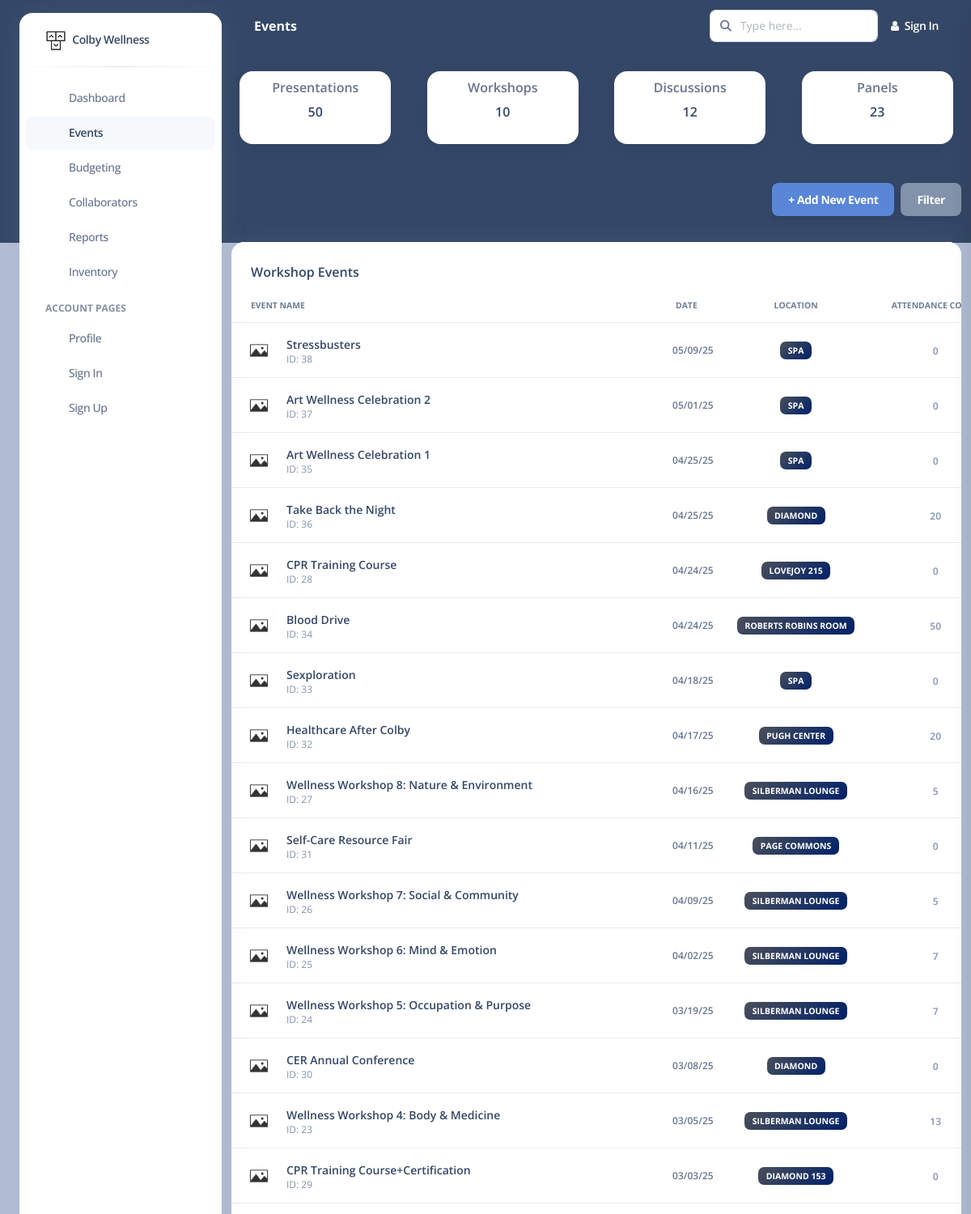
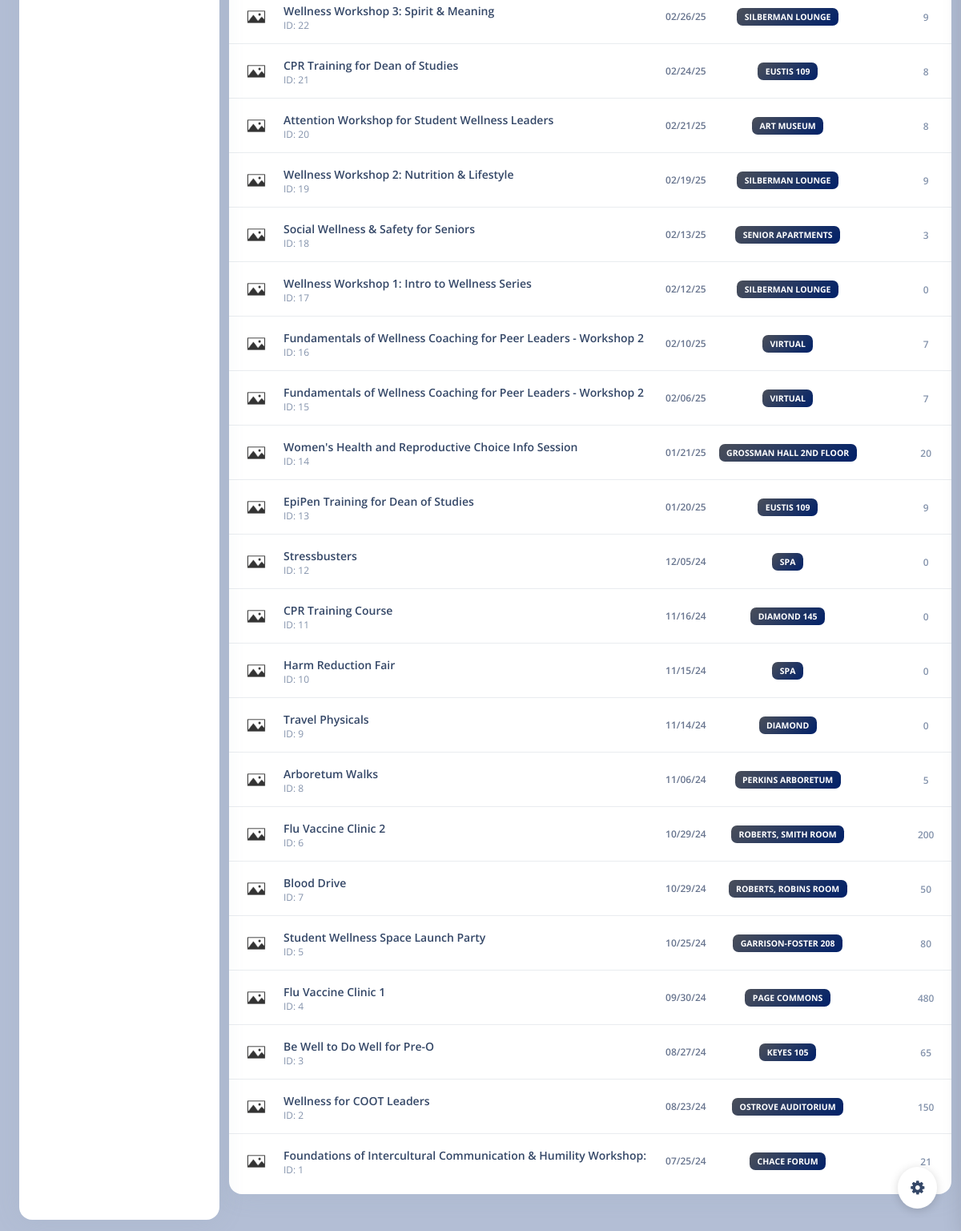
The page /api/v1/events on the database its author committed (2 pictures, top to bottom).
### models.py (models this page shows)
class Events(db.Model):
    __tablename__ = "events"
    id = db.Column(db.Integer, primary_key=True)
    title = db.Column(db.String(200), nullable=False)
    start_time = db.Column(db.Time, nullable=True)
    end_time = db.Column(db.Time, nullable=True)
    date = db.Column(db.Date, nullable=False)
    attendance = db.Column(db.Integer, nullable=True)
    location = db.Column(db.String(80), nullable=True)
    description = db.Column(db.Text, nullable=True)
    advert_id = db.Column(db.Integer, db.ForeignKey('advertisement.id'), nullable=True)
    partner_id = db.Column(db.Integer, db.ForeignKey('partners.id'), nullable=True)
    lead_organizer = db.Column(db.Integer, db.ForeignKey('organizers.id'), nullable=True)
    type_id = db.Column(db.Integer, db.ForeignKey('event_type.id'), nullable=True)
    partners = db.relationship(
    'Partners',
    secondary='event_partners',
    back_populates='events',
    lazy='dynamic'
)
    organizer_obj = db.relationship('Organizer', foreign_keys=[lead_organizer])

### views.py (the view)
@main_blueprint.route('/api/v1/events')
def events_page():
    curEventList = getEventsList()
    return render_template('event.html', events=curEventList)

### views.py (called while the page is built)
def getEventsList():
    events = db.session.query(Events).order_by(Events.date.desc()).all()
    event_list = []
    for e in events:
        organizer = db.session.query(Organizer).filter_by(id=e.lead_organizer).first()
        organizer_name = organizer.name if organizer else "N/A"
        partner_names = [p.name for p in e.partners] if e.partners else []
        event_list.append({
            "id": e.id,
            "title": e.title,
            "date": e.date,
            "location": e.location,
            "attendance": e.attendance,
            "lead_organizer": organizer_name,
            "partners": ", ".join(partner_names)  # join multiple partners into a string
        })
    return event_list

### templates/event.html (shortened to what this page needs)
<!DOCTYPE html>
<html lang="en">
<head>
  <link href="https://demos.creative-tim.com/argon-dashboard-pro/assets/css/nucleo-icons.css" rel="stylesheet" />
  <link href="https://demos.creative-tim.com/argon-dashboard-pro/assets/css/nucleo-svg.css" rel="stylesheet" />
  <link rel="stylesheet" href="https://cdnjs.cloudflare.com/ajax/libs/font-awesome/4.7.0/css/font-awesome.min.css">
  <link id="pagestyle" href="{{ url_for('static', filename='css/argon-dashboard.css') }}" rel="stylesheet" />
  <link href="{{ url_for('static', filename='css/customEvent.css') }}" rel="stylesheet" />
</head>
<body class="g-sidenav-show bg-gray-100">
  <aside class="sidenav bg-white navbar navbar-vertical navbar-expand-xs border-0 border-radius-xl my-3 fixed-start ms-4 " id="sidenav-main">
    <div class="sidenav-header">
      <a class="navbar-brand m-0" href=" https://demos.creative-tim.com/argon-dashboard/pages/dashboard.html " target="_blank">
        <img src="{{ url_for('static', filename='images/logo-ct-dark.png') }}" width="26px" height="26px" class="navbar-brand-img h-100" alt="main_logo">
        <span class="ms-1 font-weight-bold">Colby Wellness</span>
      </a>
    </div>
    <hr class="horizontal dark mt-0">
    <div class="collapse navbar-collapse  w-auto" id="sidenav-collapse-main">
      <ul class="navbar-nav">
        <li class="nav-item">
          <a class="nav-link" href="{{ url_for('homepage.dashboard') }}">
            <div class="icon icon-shape icon-sm border-radius-md text-center me-2 d-flex align-items-center justify-content-center">
            </div>
            <span class="nav-link-text ms-1">Dashboard</span>
          </a>
        </li>
        <li class="nav-item">
          <a class="nav-link active" href="{{ url_for('homepage.events_page') }}">
            <div class="icon icon-shape icon-sm border-radius-md text-center me-2 d-flex align-items-center justify-content-center">
            </div>
            <span class="nav-link-text ms-1">Events</span>
          </a>
        </li>
        <li class="nav-item">
          <a class="nav-link " href="budgeting.html">
            <div class="icon icon-shape icon-sm border-radius-md text-center me-2 d-flex align-items-center justify-content-center">
            </div>
            <span class="nav-link-text ms-1">Budgeting</span>
          </a>
        </li>
        <li class="nav-item">
          <a class="nav-link " href="collaborators.html">
            <div class="icon icon-shape icon-sm border-radius-md text-center me-2 d-flex align-items-center justify-content-center">
            </div>
            <span class="nav-link-text ms-1">Collaborators</span>
          </a>
        </li>
        <li class="nav-item">
          <a class="nav-link" href="{{ url_for('homepage.report_page') }}">
            <div class="icon icon-shape icon-sm border-radius-md text-center me-2 d-flex align-items-center justify-content-center">
            </div>
            <span class="nav-link-text ms-1">Reports</span>
          </a>
        </li>
        <li class="nav-item">
          <a class="nav-link " href="inventory.html">
            <div class="icon icon-shape icon-sm border-radius-md text-center me-2 d-flex align-items-center justify-content-center">
            </div>
            <span class="nav-link-text ms-1">Inventory</span>
          </a>
        </li>
        <li class="nav-item mt-3">
          <h6 class="ps-4 ms-2 text-uppercase text-xs font-weight-bolder opacity-6">Account pages</h6>
        </li>
        <li class="nav-item">
          <a class="nav-link " href="{{ url_for('homepage.profile') }}">
            <div class="icon icon-shape icon-sm border-radius-md text-center me-2 d-flex align-items-center justify-content-center">
            </div>
            <span class="nav-link-text ms-1">Profile</span>
          </a>
        </li>
        <li class="nav-item">
          <a class="nav-link " href="{{ url_for('auth.signIn') }}">
            <div class="icon icon-shape icon-sm border-radius-md text-center me-2 d-flex align-items-center justify-content-center">
            </div>
            <span class="nav-link-text ms-1">Sign In</span>
          </a>
        </li>
        <li class="nav-item">
          <a class="nav-link " href="{{ url_for('auth.signUp') }}">
            <div class="icon icon-shape icon-sm border-radius-md text-center me-2 d-flex align-items-center justify-content-center">
            </div>
            <span class="nav-link-text ms-1">Sign Up</span>
          </a>
        </li>
      </ul>
    </div>
  </aside>
  <main class="main-content position-relative border-radius-lg ">
    <nav class="navbar navbar-main navbar-expand-lg px-0 mx-4 shadow-none border-radius-xl" id="navbarBlur" data-scroll="false">
      <div class="container-fluid py-1 px-3">
        <div class="d-flex align-items-center">
            <h6 class="font-weight-bolder text-white mb-0"> Events </h6>
        </div>
        <div class="collapse navbar-collapse mt-sm-0 mt-2 me-md-0 me-sm-4" id="navbar">
          <div class="ms-md-auto pe-md-3 d-flex align-items-center">
            <div class="input-group">
              <span class="input-group-text text-body"><i class="fas fa-search" aria-hidden="true"></i></span>
              <input type="text" class="form-control" placeholder="Type here...">
            </div>
          </div>
          <ul class="navbar-nav  justify-content-end">
            <li class="nav-item d-flex align-items-center">
              <a href="javascript:;" class="nav-link text-white font-weight-bold px-0">
                <i class="fa fa-user me-sm-1"></i>
                <span class="d-sm-inline d-none">Sign In</span>
              </a>
            </li>
          </ul>
        </div>
      </div>
    </nav>
    <div class="container-fluid py-4">
        <div class="row justify-content-center mb-4">
            <div class="col-xl-3 col-md-4 col-sm-6 mb-4">
                <div class="card custom-top-card">
                  <div class="card-body text-center">
                          <p class="text-center mb-1 font-weight-bold">Presentations</p>
                            <div class="text-center">
                                <h6 class="mb-0 font-weight-bold">50</h6>
                            </div>
                  </div>
                </div>
              </div>
              <div class="col-xl-3 col-md-4 col-sm-6 mb-4">
                <div class="card custom-top-card">
                  <div class="card-body text-center">
                          <p class="text-center mb-1 font-weight-bold">Workshops</p>
                            <div class="text-center">
                                <h6 class="mb-0 font-weight-bold">10</h6>
                            </div>
                  </div>
                </div>
              </div>
              <div class="col-xl-3 col-md-4 col-sm-6 mb-4">
                <div class="card custom-top-card">
                  <div class="card-body text-center">
                          <p class="text-center mb-1 font-weight-bold">Discussions</p>
                            <div class="text-center">
                                <h6 class="mb-0 font-weight-bold">12</h6>
                            </div>
                  </div>
                </div>
              </div>
              <div class="col-xl-3 col-md-4 col-sm-6 mb-4">
                <div class="card custom-top-card">
                  <div class="card-body text-center">
                          <p class="text-center mb-1 font-weight-bold">Panels</p>
                            <div class="text-center">
                                <h6 class="mb-0 font-weight-bold">23</h6>
                            </div>
                  </div>
                </div>
              </div>
        </div>
        <div class="d-flex justify-content-end mb-3">
  <button class="btn btn-primary me-2" data-bs-toggle="modal" data-bs-target="#addEventModal">
    + Add New Event
  </button>
  <button class="btn btn-secondary">
    Filter
  </button>
</div>
        <div class="row">
        <div class="col-12">
          <div class="card mb-4">
            <div class="card-header pb-0">
              <h6>Workshop Events</h6>
            </div>
            <div class="card-body px-0 pt-0 pb-2">
              <div class="table-responsive p-0">
                <table class="table align-items-center mb-0">
                  <thead>
                    <tr>
                      <th class="text-uppercase text-dark text-xxs font-weight-bolder opacity-7">Event Name</th>
                      <th class="text-center text-uppercase text-dark text-xxs font-weight-bolder opacity-7 ps-2">Date</th>
                      <th class="text-center text-uppercase text-dark text-xxs font-weight-bolder opacity-7">Location</th>
                      <th class="text-center text-uppercase text-dark text-xxs font-weight-bolder opacity-7">Attendance Count</th>
                    </tr>
                  </thead>
                <tbody>
                  {% for event in events %}
                  <tr id="event-{{ event.id }}" class="event-info"
                      data-event='{{ {
                            "title": event.title,
                            "poster": url_for("static", filename=event.poster_path) if event.poster_path else url_for("static", filename="images/default_poster.jpeg"),
                            "date": event.date.strftime("%B %d, %Y"),
                            "location": event.location,
                            "attendance": event.attendance,
                            "lead_organizer": event.lead_organizer,
                            "partners": event.partners
                        } | tojson }}'>
                    <td>
                      <div class="d-flex px-2 py-1">
                        <div>
                          <img src="{{ url_for('static', filename=event.poster_path) if event.poster_path else url_for('static', filename='images/default_poster.jpeg') }}" class="avatar avatar-sm me-3" alt="event">
                        </div>
                        <div class="d-flex flex-column justify-content-center">
                          <h6 class="mb-0 text-sm">{{ event.title }}</h6>
                          <p class="text-xs text-secondary mb-0">ID: {{ event.id }}</p>
                        </div>
                      </div>
                    </td>
                    <td class="align-middle text-center">
                      <p class="text-xs font-weight-bold mb-0">{{ event.date.strftime('%m/%d/%y') }}</p>
                    </td>
                    <td class="align-middle text-center text-sm">
                      <span class="badge badge-sm bg-gradient-primary">{{ event.location }}</span>
                    </td>
                    <td class="align-middle text-center">
                      <span class="text-secondary text-xs font-weight-bold">{{ event.attendance }}</span>
                    </td>
                  </tr>
                  {% endfor %}
                </tbody>
                </table>
              </div>
            </div>
          </div>
        </div>
      </div>
    </div>
  </main>
  <div class="fixed-plugin">
    <a class="fixed-plugin-button text-dark position-fixed px-3 py-2">
      <i class="fa fa-cog py-2"> </i>
    </a>
  </div>
</body>
</html>

### static/css/customEvent.css (style rules this page uses)
body, .bg-gray-100, body.bg-gray-100 { background-color: #b3bed5 !important; }
.sidenav { overflow-y: visible !important; }
.sidenav .navbar-collapse { height: auto !important; max-height: none !important; }
.sidenav.bg-white { background-color: #ffffff ; border-radius: 1rem; }
.text-dark { color: #003b71 ; }
.bg-gradient-primary { background-image: linear-gradient(135deg, #4a4f5a, #012169); }
.custom-top-card { border-radius: 1rem; box-shadow: 0 8px 20px rgba(0, 0, 0, 0.04); }
.custom-top-card { min-height: 90px; width: 90%; margin-left: auto; margin-right: auto; }
.custom-top-card .card-body { padding-top: 0.4rem; padding-bottom: 0.1rem; }
.btn-primary { background-color: #5a86d8; }

### rows shown on the page
Events: title "Stressbusters", date "05/09/25", location "SPA"
Events: title "Art Wellness Celebration 2", date "05/01/25", location "SPA"
Events: title "Art Wellness Celebration 1", date "04/25/25", location "SPA"
Events: title "Take Back the Night", date "04/25/25", location "DIAMOND"
Events: title "CPR Training Course", date "04/24/25", location "LOVEJOY 215"
Events: title "Blood Drive", date "04/24/25", location "ROBERTS ROBINS ROOM"
Events: title "Sexploration", date "04/18/25", location "SPA"
Events: title "Healthcare After Colby", date "04/17/25", location "PUGH CENTER"
Events: title "Wellness Workshop 8: Nature & Environment", date "04/16/25", location "SILBERMAN LOUNGE"
Events: title "Self-Care Resource Fair", date "04/11/25", location "PAGE COMMONS"
Events: title "Wellness Workshop 7: Social & Community", date "04/09/25", location "SILBERMAN LOUNGE"
Events: title "Wellness Workshop 6: Mind & Emotion", date "04/02/25", location "SILBERMAN LOUNGE"
Events: title "Wellness Workshop 5: Occupation & Purpose", date "03/19/25", location "SILBERMAN LOUNGE"
Events: title "CER Annual Conference", date "03/08/25", location "DIAMOND"
Events: title "Wellness Workshop 4: Body & Medicine", date "03/05/25", location "SILBERMAN LOUNGE"
Events: title "CPR Training Course+Certification", date "03/03/25", location "DIAMOND 153"
Events: title "Wellness Workshop 3: Spirit & Meaning", date "02/26/25", location "SILBERMAN LOUNGE"
Events: title "CPR Training for Dean of Studies", date "02/24/25", location "EUSTIS 109"
Events: title "Attention Workshop for Student Wellness Leaders", date "02/21/25", location "ART MUSEUM"
Events: title "Wellness Workshop 2: Nutrition & Lifestyle", date "02/19/25", location "SILBERMAN LOUNGE"
Events: title "Social Wellness & Safety for Seniors", date "02/13/25", location "SENIOR APARTMENTS"
Events: title "Wellness Workshop 1: Intro to Wellness Series", date "02/12/25", location "SILBERMAN LOUNGE"
Events: title "Fundamentals of Wellness Coaching for Peer Leaders - Workshop 2", date "02/10/25", location "VIRTUAL"
Events: title "Fundamentals of Wellness Coaching for Peer Leaders - Workshop 2", date "02/06/25", location "VIRTUAL"
Events: title "Women's Health and Reproductive Choice Info Session", date "01/21/25", location "GROSSMAN HALL 2ND FLOOR"
Events: title "EpiPen Training for Dean of Studies", date "01/20/25", location "EUSTIS 109"
Events: title "Stressbusters", date "12/05/24", location "SPA"
Events: title "CPR Training Course", date "11/16/24", location "DIAMOND 145"
Events: title "Harm Reduction Fair", date "11/15/24", location "SPA"
Events: title "Travel Physicals", date "11/14/24", location "DIAMOND"
Events: title "Arboretum Walks", date "11/06/24", location "PERKINS ARBORETUM"
Events: title "Flu Vaccine Clinic 2", date "10/29/24", location "ROBERTS, SMITH ROOM"
Events: title "Blood Drive", date "10/29/24", location "ROBERTS, ROBINS ROOM"
Events: title "Student Wellness Space Launch Party", date "10/25/24", location "GARRISON-FOSTER 208"
Events: title "Flu Vaccine Clinic 1", date "09/30/24", location "PAGE COMMONS", attendance "480"
Events: title "Be Well to Do Well for Pre-O", date "08/27/24", location "KEYES 105"
Events: title "Wellness for COOT Leaders", date "08/23/24", location "OSTROVE AUDITORIUM"
Events: title "Foundations of Intercultural Communication & Humility Workshop:", date "07/25/24", location "CHACE FORUM"

### other values the page prints
{{ event.id }} "38" "37" "35" "36" "28" "34" "33" "32" "27" "31" "26" "25" "24" "30" "23" "29" "22" "21" "20" "19" "18" "17" "16" "15" "14" "13" "12" "11" "10" "9" "8" "6" "7" "5" "4" "3" "2" "1"
{{ event.attendance }} "0" "0" "0" "20" "0" "50" "0" "20" "5" "0" "5" "7" "7" "0" "13" "0" "9" "8" "8" "9" "3" "0" "7" "7" "20" "9" "0" "0" "0" "0" "5" "200" "50" "80" "65" "150" "21"
